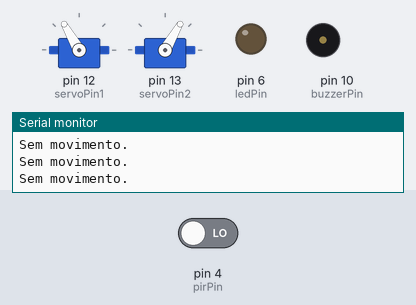
Bench run of a sketch on a simulated Arduino Uno, built with avr-gcc and run on an emulated ATmega328P. Parts: 2 × servo, output pins drawn as LEDs (lit = HIGH), buzzer (waves = sounding), the last lines printed to the serial monitor. The test bench sets the inputs (shaded band); at power-on: pin 4 (pirPin) LOW.

Above: at 1.8 s.
1.9 s: pin 4 (pirPin) driven HIGH
At 2.8 s:
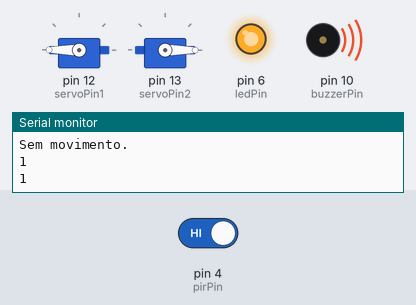
3.5 s: pin 4 (pirPin) driven LOW
At 4.0 s:
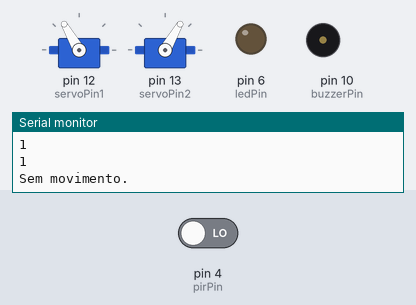
Timing chart, 0 to 6.5 s (numbered marks = the images above; inputs shaded):
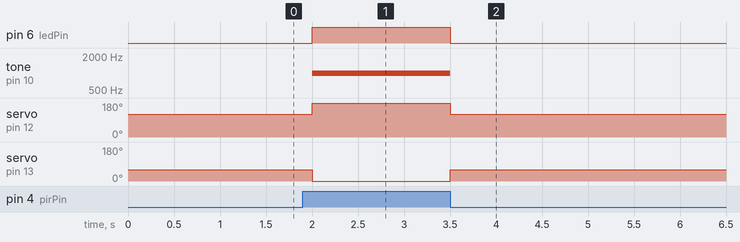

Measured:
- after the input at 1.9 s, pin 6 (ledPin): LOW → HIGH after 0.10 s; tone on pin 10 (buzzerPin): silent → 1000 Hz after 0.10 s; servo on pin 12 (servoPin1): 120° → 180° after 0.10 s; servo on pin 13 (servoPin2): 60° → 0° after 0.10 s
- after the input at 3.5 s, pin 6 (ledPin): HIGH → LOW at once; tone on pin 10 (buzzerPin): 1000 Hz → silent at once; servo on pin 12 (servoPin1): 180° → 120° at once; servo on pin 13 (servoPin2): 0° → 60° at once

The sketch:

code.ino
```cpp
#include <Servo.h>  // Inclua a biblioteca Servo

// Defina os pinos para os componentes
const int servoPin1 = 12;
const int servoPin2 = 13;
const int buzzerPin = 10;
const int pirPin = 4;
const int ledPin = 6;

// Crie os objetos Servo
Servo servo1;
Servo servo2;

void setup() {
  // Inicialize o LED como saída
  pinMode(ledPin, OUTPUT);

  // Inicialize o buzzer como saída
  pinMode(buzzerPin, OUTPUT);

  // Inicialize o pino do sensor PIR como entrada
  pinMode(pirPin, INPUT);

  // Configure os servos
  servo1.attach(servoPin1);
  servo2.attach(servoPin2);

  // Inicialize os servos em uma posição inicial
  servo1.write(0); // Ângulo inicial do servo1
  servo2.write(0); // Ângulo inicial do servo2

  // Inicializa a comunicação serial para depuração
  Serial.begin(9600);
}

void loop() {
  int pirValue = digitalRead(pirPin); // Lê o valor do sensor PIR

  if (pirValue == 1) {
    // Se o sensor detectar movimento
    digitalWrite(ledPin, HIGH);   // Liga o LED
    tone(buzzerPin, 1000);        // Emite um som de 1000 Hz
    servo1.write(180);            // Posiciona o servo1 a 120 graus
    servo2.write(0);             // Posiciona o servo2 a 60 graus
    Serial.println(pirValue);
  } else {
    // Se não houver movimento
    digitalWrite(ledPin, LOW);    // Desliga o LED
    noTone(buzzerPin);           // Para o som
    servo1.write(120);             // Posiciona o servo1 a 0 graus
    servo2.write(60);             // Posiciona o servo2 a 0 graus
    Serial.println("Sem movimento.");
  }

  delay(500); // Aguarda 500 milissegundos para evitar leitura excessiva
}
```
